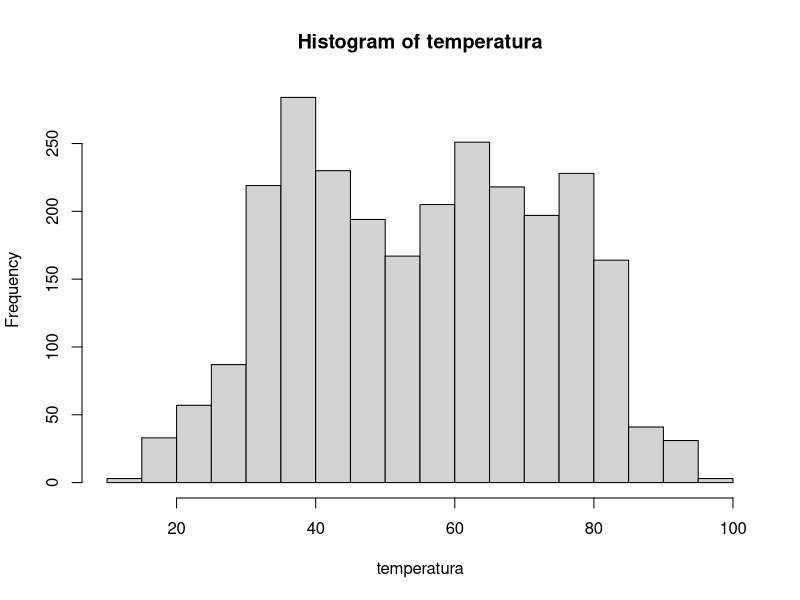
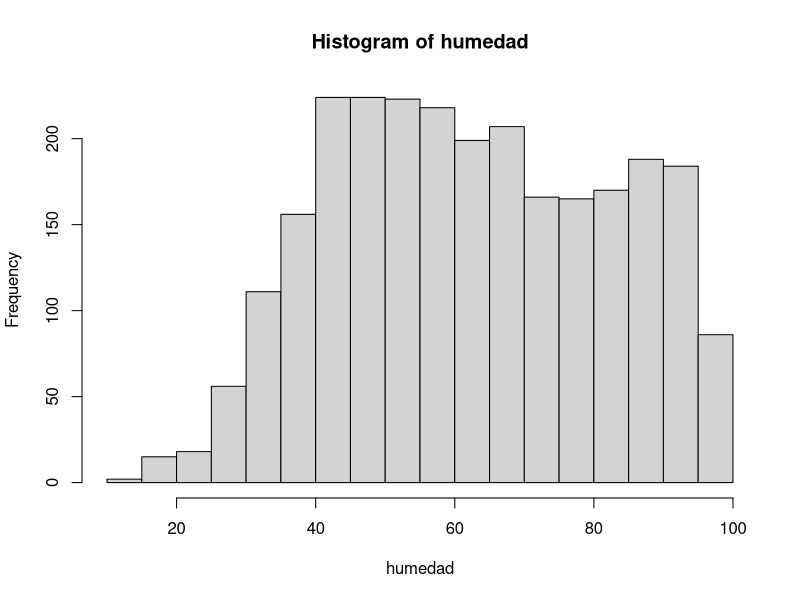
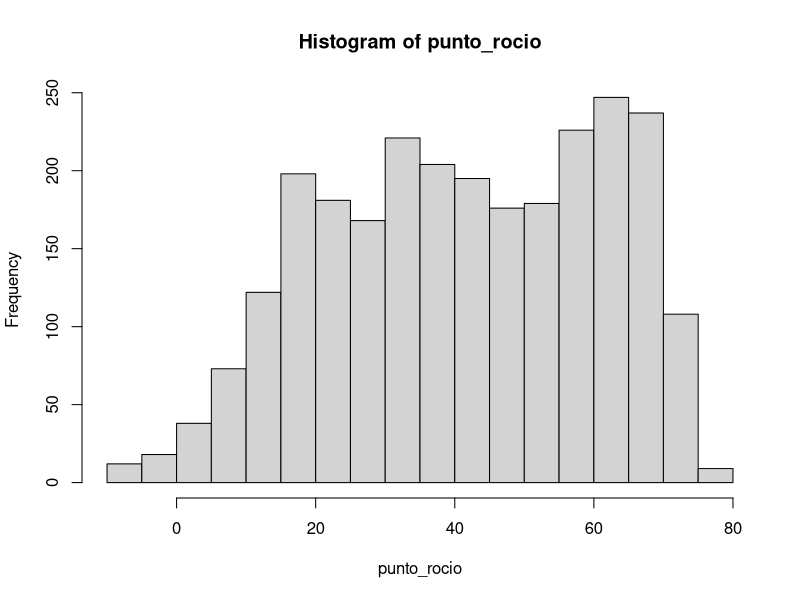
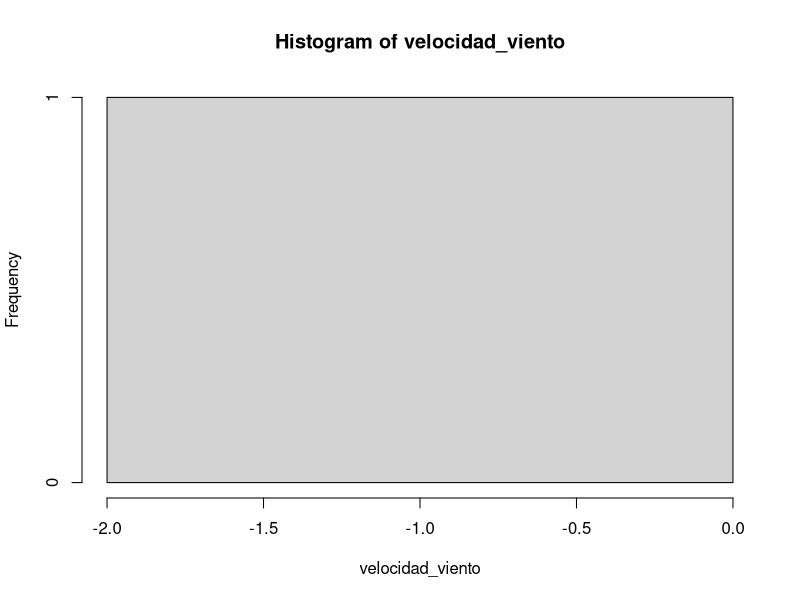

Here is the R script that generated these plots, in order:
# nombre del archivo a mandar por correo:
# nombre_apellido_inferencia_profesor.R
# ejemplo:
# juan_perez_estadistica_mayer.R

# No olvide ejecutar las líneas 6 y 11 antes de empezar el resto del trabajo
library(readxl)


# 1. Use la función read_excel para cargar los datos que se encuentran en el archivo excel datos_ie.xlsx
misdatos <- read_excel("datos_ie.xlsx")





# 2. Para la variable "velocidad_viento", que es una de las columnas de los datos 
# que acaba de cargar, encuentre lo siguiente usando la función quantile:
# 2.1 el cuantil 0.025 (2 pto)
# 2.2 la mediana (2 pto)
# 2.3 el cuantil 0.975 (2 pto)
# Nota la función quantile es la que calcula cuantiles de un vector. Por ejemplo si el vector se llama x y
# queremos calcular el cuantil 37 escribiremos en R quantile(x, 0.37)
attach(misdatos)
quantile(velocidad_viento)
velocidad_viento<-qnorm(0.025)
summary(velocidad_viento)
quantile(velocidad_viento,0.025)
quantile(velocidad_viento,0.975)


# 3. Para la variable "temperatura" compute lo siguiente
# 3.1 la media (2 pto)
# 3.2 la desviación estandar    (2 pto)
# 3.3 la cantidad de observaciones (n)   (2 pto)
# 3.4 la desviación estandar, dividida por la raíz de n  (2 pto)
mean(temperatura)
sd(temperatura)
var(temperatura)


# 4. Grafique los histogramas de estas cuatro variables: temperatura, humedad,
# punto_rocio y velocidad_viento. Puede usar cualquier función y paquete de R (4 pts)

hist(temperatura)
hist(humedad)
hist(punto_rocio)
hist(velocidad_viento)

# 5. Use el comando pnorm, para encontrar la probabilidad de que una variable aleatoria normal
# estándard esté entre -1 y 1.2, es decir, encontrar P(-1 <= z <= 1.2)
# Nota, el comando pnorm asume por defecto que nuestra normal es estándar. (2 pto)

pnorm(1.2)-pnorm(-1)


# -4